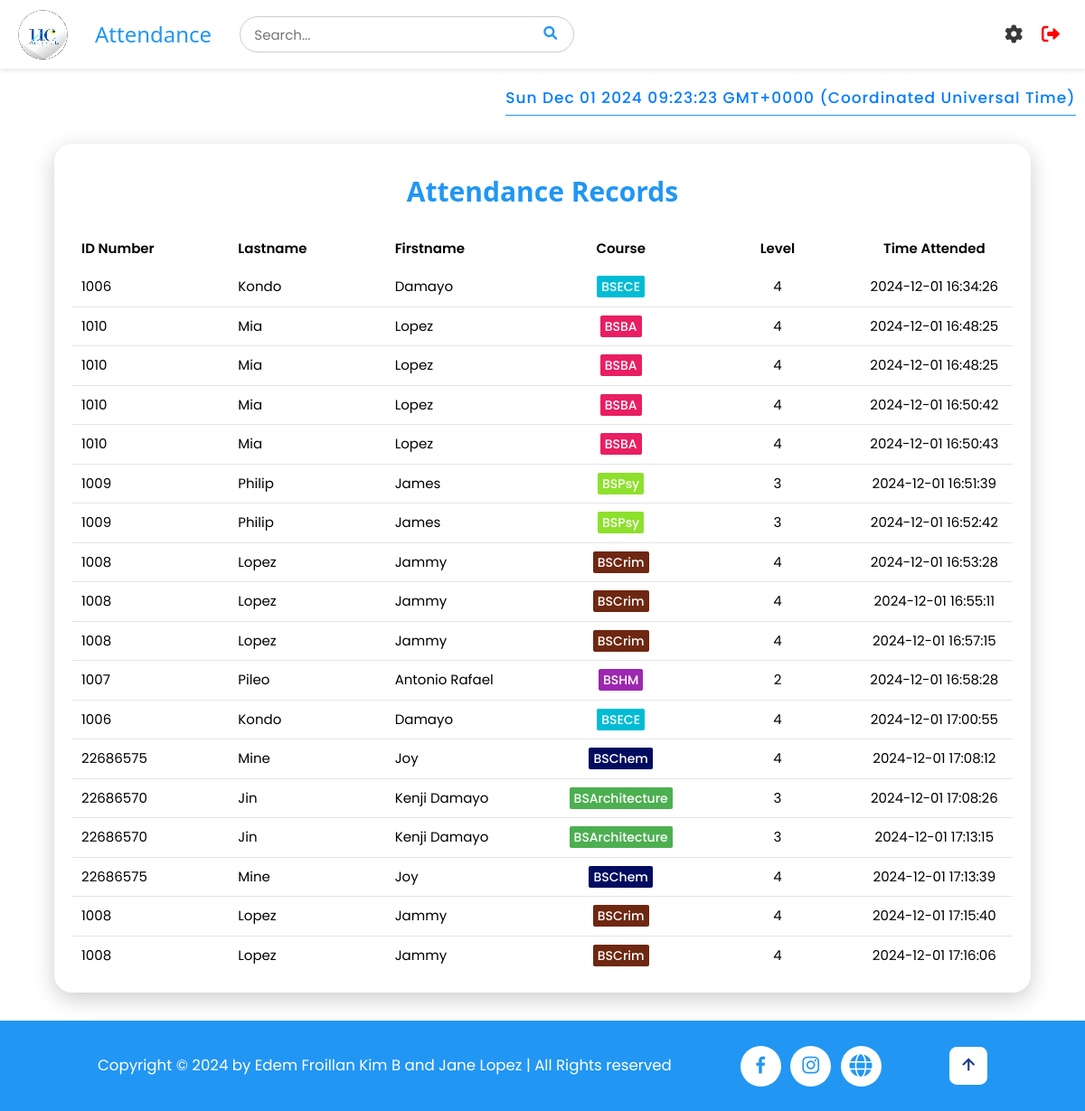
The app's page /viewstudent (signed in) with its own data.
### tables this page shows
CREATE TABLE attendance (
    id INTEGER PRIMARY KEY AUTOINCREMENT,
    idno VARCHAR(10),
    firstname VARCHAR(50),
    lastname VARCHAR(50),
    course VARCHAR(10),
    level VARCHAR(5),
    time_attended DATETIME DEFAULT CURRENT_TIMESTAMP,
    FOREIGN KEY (idno) REFERENCES students(idno)
);

### app.py (the view)
@app.route('/viewstudent')
def viewstudent():
    if 'username' in session:
        pagetitle = "Attendance"
        attendance_records = getall_records('attendance')  # Get all attendance records
        return render_template('viewattendance.html', data=attendance_records, pagetitle=pagetitle)
    else:
        flash("Please log in first!", "warning")
        return redirect(url_for('login'))

### app.py (called while the page is built)
@app.after_request
def after_request(response):
    response.headers['Cache-Control'] = 'no-store, no-cache, must-revalidate, post-check=0, pre-check=0, max-age=0'
    response.headers['Pragma'] = 'no-cache'
    response.headers['Expires'] = '-1'
    if hasattr(session, 'username') and 'username' not in session:
        response.headers['Cache-Control'] = 'no-store'
        response.headers['Pragma'] = 'no-cache'
        response.headers['Expires'] = '-1'
    return response

### dbhelper.py (called while the page is built)
def getprocess(sql: str, params=()) -> list:
    db = connect(database)
    cursor = db.cursor()
    cursor.row_factory = Row
    try:
        cursor.execute(sql, params)
        data = cursor.fetchall()
        return data
    finally:
        cursor.close()
        db.close()

def getall_records(table: str) -> list:
    sql = f'SELECT * FROM `{table}`'
    return getprocess(sql)

### templates/viewattendance.html
{% extends 'base.html' %}
{% block header %}
    {% include 'header.html' %}
{% endblock %}
{% block content %}
<div id="timestamp"></div>
<div style="min-height: 100vh;">
    <div class="details">
        <div class="attendancecard">
            <div class="cardHeader">
                <h2>Attendance Records</h2>
            </div>
            <table class="attendanceTable">
                <thead>
                    <tr>
                        <td>ID Number</td>
                        <td>Lastname</td>
                        <td>Firstname</td>
                        <td>Course</td>
                        <td>Level</td>
                        <td>Time Attended</td>
                    </tr>
                </thead>
                <tbody>
                    {% for record in data %}
                        <tr>
                            <td>{{ record.idno }}</td>
                            <td>{{ record.lastname }}</td>
                            <td>{{ record.firstname }}</td>
                            <td class="w3-center" data-cell="COURSE:">
                                <span class="course-style course-{{ record['course']|lower }}">
                                    {{ record.course }}
                                </span>
                            </td>
                            <td>{{ record.level }}</td>
                            <td>{{ record.time_attended }}</td>
                        </tr>
                    {% endfor %}
                </tbody>
            </table>
        </div>
    </div>
</div>
{% endblock %}

### static/css/style.css (style rules this page uses)
html { box-sizing:border-box }
*,*:before,*:after { box-sizing:inherit }
html { -ms-text-size-adjust:100%;-webkit-text-size-adjust:100% }
body { margin:0 }
html,body { font-family:Verdana,sans-serif;font-size:15px;line-height:1.5 }
html { overflow-x:hidden }
h2 { font-size:30px }
h1,h2,h3,h4,h5,h6 { font-family:"Segoe UI",Arial,sans-serif;font-weight:400;margin:10px 0 }
.w3-center { text-align:center!important }
#timestamp { color: #007bff; font-size: 17px; font-weight: 500; text-align: center; padding: 5px 0; margin-top: 15px; letter-spacing: 1px; border-bottom: 1px solid #2196F3; width: fit-content; margin-left: auto; margin-right:1rem; }
* { font-family: "Poppins", sans-serif; }
.course-style { padding: 2px 5px; background: #8de02c; color: #fff; border-radius: 2px; font-size: 14px; font-weight: 500; }
.course-bsba { background-color: #e91e63; }
.course-bshm { background-color: #9c27b0; }
.course-bsece { background-color: #00bcd4; }
.course-bscrim { background-color: #6e2711; }
.course-bsarchitecture { background-color: #4caf50; }
.course-bschem { background-color: #010b5f; }
.details { position: relative; width: 100%; padding: 3rem 5%; }
.details .attendancecard { position: relative; display: grid; min-height: 500px; background: var(--white); padding: 20px; box-shadow: 0 7px 25px rgba(0, 0, 0, 0.2); border-radius: 20px; overflow-x: auto; }
.details .cardHeader { display: flex; justify-content: center; align-items: center; color: #2196F3; }
.cardHeader h2 { font-weight: 600; color: var(--blue); }
.details table { width: 100%; border-collapse: collapse; margin-top: 10px; table-layout: fixed; }
.details table thead td { font-weight: 600; background-color: var(--blue); color: var(--white); padding: 10px; text-align: left; }
.details .attendancecard table tr { color: var(--black1); border-bottom: 1px solid rgba(0, 0, 0, 0.1); }
.details .attendancecard table tr:last-child { border-bottom: none; }
.details .attendancecard table tr td { padding: 10px; }
.details .attendancecard table tr td:last-child { text-align: end; }
.details .attendancecard table tr td:nth-child(2), .details .attendancecard table tr td:nth-child(3) { text-align: left; }
.details .attendancecard table tr td:nth-child(4), .details .attendancecard table tr td:nth-child(5), .details .attendancecard table tr td:nth-child(6) { text-align: center; }

### templates/base.html (style rules this page uses)
html { font-size: 65%; }

### records on screen
attendance: idno "1006", lastname "Kondo", firstname "Damayo", course "BSECE", level "4", time_attended "2024-12-01 16:34:26"
attendance: idno "1010", lastname "Mia", firstname "Lopez", course "BSBA", level "4", time_attended "2024-12-01 16:48:25"
attendance: idno "1010", lastname "Mia", firstname "Lopez", course "BSBA", level "4", time_attended "2024-12-01 16:48:25"
attendance: idno "1010", lastname "Mia", firstname "Lopez", course "BSBA", level "4", time_attended "2024-12-01 16:50:42"
attendance: idno "1010", lastname "Mia", firstname "Lopez", course "BSBA", level "4", time_attended "2024-12-01 16:50:43"
attendance: idno "1009", lastname "Philip", firstname "James", course "BSPsy", level "3", time_attended "2024-12-01 16:51:39"
attendance: idno "1009", lastname "Philip", firstname "James", course "BSPsy", level "3", time_attended "2024-12-01 16:52:42"
attendance: idno "1008", lastname "Lopez", firstname "Jammy", course "BSCrim", level "4", time_attended "2024-12-01 16:53:28"
attendance: idno "1008", lastname "Lopez", firstname "Jammy", course "BSCrim", level "4", time_attended "2024-12-01 16:55:11"
attendance: idno "1008", lastname "Lopez", firstname "Jammy", course "BSCrim", level "4", time_attended "2024-12-01 16:57:15"
attendance: idno "1007", lastname "Pileo", firstname "Antonio Rafael", course "BSHM", level "2", time_attended "2024-12-01 16:58:28"
attendance: idno "1006", lastname "Kondo", firstname "Damayo", course "BSECE", level "4", time_attended "2024-12-01 17:00:55"
attendance: idno "22686575", lastname "Mine", firstname "Joy", course "BSChem", level "4", time_attended "2024-12-01 17:08:12"
attendance: idno "22686570", lastname "Jin", firstname "Kenji Damayo", course "BSArchitecture", level "3", time_attended "2024-12-01 17:08:26"
attendance: idno "22686570", lastname "Jin", firstname "Kenji Damayo", course "BSArchitecture", level "3", time_attended "2024-12-01 17:13:15"
attendance: idno "22686575", lastname "Mine", firstname "Joy", course "BSChem", level "4", time_attended "2024-12-01 17:13:39"
attendance: idno "1008", lastname "Lopez", firstname "Jammy", course "BSCrim", level "4", time_attended "2024-12-01 17:15:40"
attendance: idno "1008", lastname "Lopez", firstname "Jammy", course "BSCrim", level "4", time_attended "2024-12-01 17:16:06"

### other values on screen
{{ pagetitle }} "Attendance"
